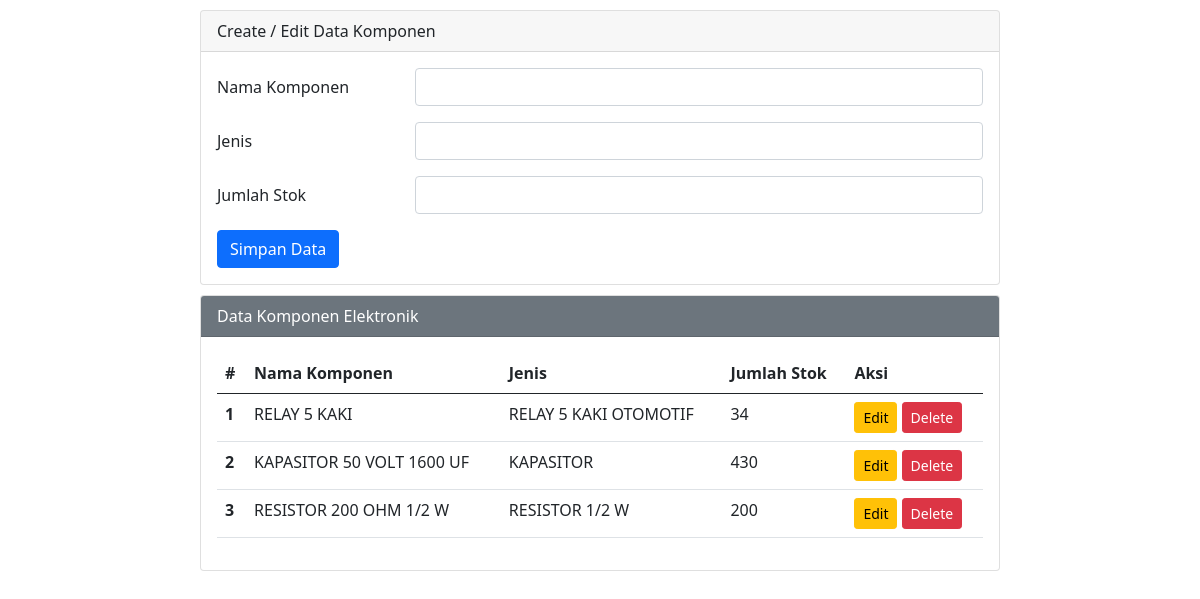
The page / on the database its author committed.
### tables this page shows
CREATE TABLE `data_komponen` (
  `id_komponen` int(11) NOT NULL,
  `nama_komponen` varchar(100) NOT NULL,
  `jenis` varchar(50) NOT NULL,
  `jumlah_stok` int(11) NOT NULL
);

### backend.php (called while the page is built, shortened)
<?php
$nama_komponen = "";
$jenis         = "";
$jumlah_stok   = "";
?>

### index.php (the view, shortened to what this page needs)
<?php include("backend.php"); ?>
<!DOCTYPE html>
<html lang="id">
<head>
    <link href="https://cdn.jsdelivr.net/npm/bootstrap@5.0.0-beta2/dist/css/bootstrap.min.css" rel="stylesheet">
    <link rel="stylesheet" href="style.css">
</head>
<body>
<div class="mx-auto">
    <div class="card">
        <div class="card-header">Create / Edit Data Komponen</div>
        <div class="card-body">
            <form action="" method="POST">
                <div class="mb-3 row">
                    <label for="nama_komponen" class="col-sm-3 col-form-label">Nama Komponen</label>
                    <div class="col-sm-9">
                        <input type="text" class="form-control" id="nama_komponen" name="nama_komponen" value="<?php echo $nama_komponen ?>">
                    </div>
                </div>
                <div class="mb-3 row">
                    <label for="jenis" class="col-sm-3 col-form-label">Jenis</label>
                    <div class="col-sm-9">
                        <input type="text" class="form-control" id="jenis" name="jenis" value="<?php echo $jenis ?>">
                    </div>
                </div>
                <div class="mb-3 row">
                    <label for="jumlah_stok" class="col-sm-3 col-form-label">Jumlah Stok</label>
                    <div class="col-sm-9">
                        <input type="number" class="form-control" id="jumlah_stok" name="jumlah_stok" value="<?php echo $jumlah_stok ?>">
                    </div>
                </div>
                <div class="col-12">
                    <input type="submit" name="simpan" value="Simpan Data" class="btn btn-primary" />
                </div>
            </form>
        </div>
    </div>
    <div class="card">
        <div class="card-header bg-secondary text-white">Data Komponen Elektronik</div>
        <div class="card-body">
            <table class="table">
                <thead>
                    <tr>
                        <th>#</th>
                        <th>Nama Komponen</th>
                        <th>Jenis</th>
                        <th>Jumlah Stok</th>
                        <th>Aksi</th>
                    </tr>
                </thead>
                <tbody>
                    <?php
                    $sql2   = "SELECT * FROM data_komponen ORDER BY id_komponen DESC";
                    $q2     = mysqli_query($koneksi, $sql2);
                    $urut   = 1;
                    while ($r2 = mysqli_fetch_array($q2)) {
                        $id_komponen   = $r2['id_komponen'];
                        $nama_komponen = $r2['nama_komponen'];
                        $jenis         = $r2['jenis'];
                        $jumlah_stok   = $r2['jumlah_stok'];
                    ?>
                    <tr>
                        <th><?php echo $urut++ ?></th>
                        <td><?php echo $nama_komponen ?></td>
                        <td><?php echo $jenis ?></td>
                        <td><?php echo $jumlah_stok ?></td>
                        <td>
                            <a href="index.php?op=edit&id=<?php echo $id_komponen ?>"><button class="btn btn-warning btn-sm">Edit</button></a>
                            <a href="index.php?op=delete&id=<?php echo $id_komponen ?>" onclick="return confirm('Yakin hapus data ini?')"><button class="btn btn-danger btn-sm">Delete</button></a>
                        </td>
                    </tr>
                    <?php } ?>
                </tbody>
            </table>
        </div>
    </div>
</div>
</body>
</html>

### style.css (style rules this page uses)
.mx-auto { width: 800px; }
.card { margin-top: 10px; }

### rows shown on the page
data_komponen: nama_komponen "RELAY 5 KAKI", jenis "RELAY 5 KAKI OTOMOTIF", jumlah_stok "34"
data_komponen: nama_komponen "KAPASITOR 50 VOLT 1600 UF", jenis "KAPASITOR", jumlah_stok "430"
data_komponen: nama_komponen "RESISTOR 200 OHM 1/2 W", jenis "RESISTOR 1/2 W", jumlah_stok "200"
